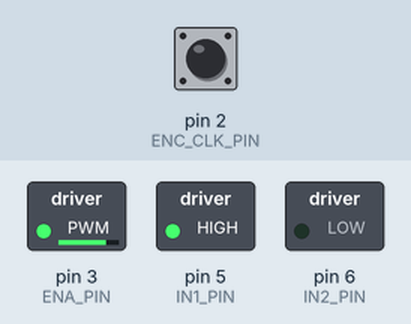
Simulated run of this sketch. Board: Arduino Uno, built with avr-gcc and run on an emulated ATmega328P. Parts: switched loads named in the sketch (green lamp = pin HIGH). The test bench sets the inputs (shaded band); at power-on: pin 2 (ENC_CLK_PIN) HIGH. What the sketch prints to the serial monitor is not drawn.

Above: at 0.1 s.
Timing chart, 0 to 1.6 s (numbered marks = the images above):
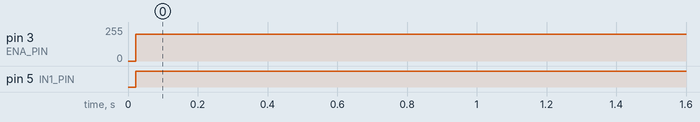

The sketch:

moter_angleCorrcetion.ino
```cpp
// ==========================
// 핀 설정
// ==========================
const int ENA_PIN = 3;   // L298N ENA (PWM)
const int IN1_PIN = 5;   // L298N IN1
const int IN2_PIN = 6;   // L298N IN2

const int ENC_CLK_PIN = 2; // KY-040 CLK (인터럽트)
const int ENC_DT_PIN  = 4; // KY-040 DT

// ==========================
// 엔코더 관련 변수
// ==========================
volatile long encoderCount = 0;  // 펄스 누적용 (증가 또는 감소)


const float PULSES_PER_REV = 20.0;

// 한 펄스당 각도
const float DEG_PER_PULSE = 360.0 / PULSES_PER_REV;

// 위치 제어 관련
float currentAngle = 0.0;
const float TARGET_ANGLE = 90.0;    // 목표 각도 (예: 90도)
const float DEAD_BAND   = 3.0;      // 이 안이면 도착했다고 보고 정지
const float SLOW_BAND   = 15.0;     // 이보다 밖이면 빠른 속도

unsigned long lastPrintTime = 0;
const unsigned long PRINT_INTERVAL_MS = 200;

// 현재 제어 상태 표시용
//  1  → 정방향 회전
// -1  → 역방향 회전
//  0  → 정지
int controlMode = 0;

// ==========================
// 엔코더 인터럽트 서비스 루틴
// ==========================
// CLK가 올라가는 순간에 DT를 읽어서 회전 방향을 판단하는 패턴
void encoderISR() {
  int dtState = digitalRead(ENC_DT_PIN);
  if (dtState == HIGH) {
    encoderCount++;   // 한쪽 방향
  } else {
    encoderCount--;   // 반대 방향
  }
}

// ==========================
// 초기 설정
// ==========================
void setup() {
  Serial.begin(115200);

  // 모터 핀
  pinMode(ENA_PIN, OUTPUT);
  pinMode(IN1_PIN, OUTPUT);
  pinMode(IN2_PIN, OUTPUT);

  // 엔코더 핀
  pinMode(ENC_CLK_PIN, INPUT_PULLUP);
  pinMode(ENC_DT_PIN, INPUT_PULLUP);

  // 인터럽트 연결
  attachInterrupt(digitalPinToInterrupt(ENC_CLK_PIN), encoderISR, RISING);

  // 처음에는 정지 상태
  digitalWrite(IN1_PIN, LOW);
  digitalWrite(IN2_PIN, LOW);
  analogWrite(ENA_PIN, 0);

  Serial.println("=== DC 기어드 모터 위치 제어 실험 시작 ===");
  Serial.println("전원을 켜고 모터를 원하는 기준 위치에 맞춘 뒤 리셋을 눌러 각도 0도로 기준을 잡으세요.");
  Serial.println("TARGET_ANGLE까지 이동하면서 마찰과 백래시로 인한 남는 오차를 관찰합니다.");
  Serial.println();
  Serial.println("time_s\tangle_deg\terror_deg\tpwm\tmode");
}

// ==========================
// 메인 루프
// ==========================
void loop() {
  unsigned long now = millis();

  // 엔코더 카운트를 각도로 변환
  noInterrupts();
  long countCopy = encoderCount;
  interrupts();
  currentAngle = countCopy * DEG_PER_PULSE;

  // 목표 각도와의 오차
  float error = TARGET_ANGLE - currentAngle;
  float absError = abs(error);

  int pwmValue = 0;

  if (absError <= DEAD_BAND) {
    // 목표 근처 → 정지
    controlMode = 0;
    pwmValue = 0;
    digitalWrite(IN1_PIN, LOW);
    digitalWrite(IN2_PIN, LOW);
  } else {
    // 방향 결정
    if (error > 0) {
      // 목표 각도가 현재보다 큼 → 정방향 회전
      controlMode = 1;
      digitalWrite(IN1_PIN, HIGH);
      digitalWrite(IN2_PIN, LOW);
    } else {
      // 목표 각도가 현재보다 작음 → 역방향 회전
      controlMode = -1;
      digitalWrite(IN1_PIN, LOW);
      digitalWrite(IN2_PIN, HIGH);
    }

    // 오차 크기에 따라 속도( PWM ) 선택
    if (absError > SLOW_BAND) {
      pwmValue = 200;   // 멀리 있을 때는 빠르게 이동
    } else {
      pwmValue = 120;   // 가까워지면 천천히 접근
    }
  }

  // PWM 적용
  analogWrite(ENA_PIN, pwmValue);

  // 주기적으로 상태 출력
  if (now - lastPrintTime >= PRINT_INTERVAL_MS) {
    lastPrintTime = now;

    Serial.print(now / 1000.0);  // time_s
    Serial.print("\t");
    Serial.print(currentAngle);  // angle_deg
    Serial.print("\t");
    Serial.print(error);         // error_deg
    Serial.print("\t");
    Serial.print(pwmValue);      // pwm
    Serial.print("\t");
    Serial.println(controlMode); // mode
  }
}
```

Measured:
- by itself, pin 3 (ENA_PIN): 0/255 → 200/255 at 0.02 s
- by itself, pin 5 (IN1_PIN): LOW → HIGH at 0.02 s
